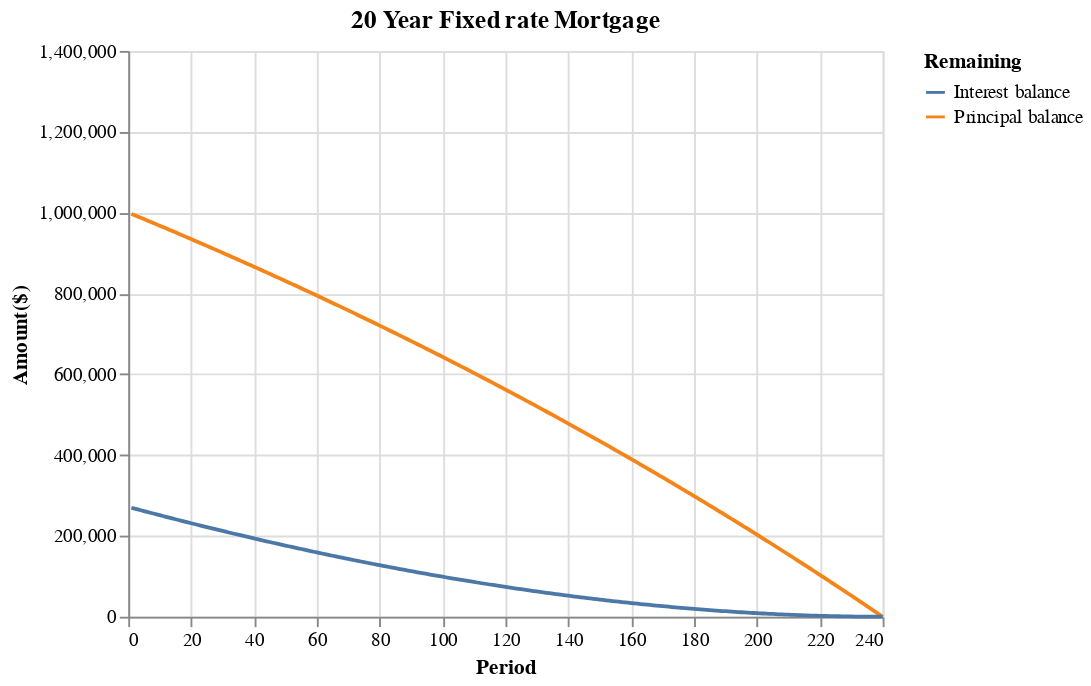

Write notebook code for a chart like this one.
### Code cell
schedule_b_bal = schedule_b.copy()
schedule_b_bal["Interest balance"] = schedule_b_bal["Interest"].sum() - schedule_b_bal["Interest"].cumsum()
schedule_b_bal["Principal balance"] = schedule_b_bal["Principal"].sum() - schedule_b_bal["Principal"].cumsum()

schedule_b_melt = schedule_b_bal.drop(0).melt(id_vars="Period", value_vars=["Principal balance", "Interest balance"],
                                             value_name="Amount($)", var_name="Remaining")

b_plot = alt.Chart(schedule_b_melt).mark_line()\
            .encode(x="Period", y=alt.Y("Amount($)", scale=alt.Scale(domain=[0, 1_400_000])), color="Remaining")\
            .properties(title = "20 Year Fixed rate Mortgage")

b_plot

### Figure 1 — Vega-Lite specification as saved in the notebook (floating-point values rounded to 4 significant figures; data arrays with more than 128 entries replaced by an {"elided": "..."} marker saying what was removed)
{"config": {"view": {"continuousWidth": 400, "continuousHeight": 300}}, "data": {"name": "data-d8908ba36fc1282730413743be992608"}, "mark": "line", "encoding": {"color": {"field": "Remaining", "type": "nominal"}, "x": {"field": "Period", "type": "quantitative"}, "y": {"field": "Amount($)", "scale": {"domain": [0, 1400000]}, "type": "quantitative"}}, "title": "20 Year Fixed rate Mortgage", "$schema": "https://vega.github.io/schema/vega-lite/v4.17.0.json", "datasets": {"data-d8908ba36fc1282730413743be992608": {"elided": "480 records"}}}
